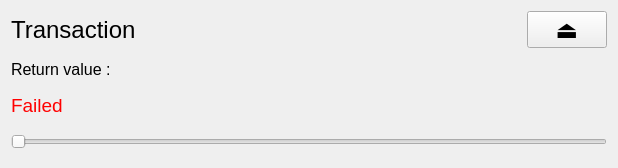
<?xml version="1.0" encoding="UTF-8"?>
<ui version="4.0">
 <class>Transaction</class>
 <widget class="QWidget" name="Transaction">
  <property name="geometry">
   <rect>
    <x>0</x>
    <y>0</y>
    <width>618</width>
    <height>168</height>
   </rect>
  </property>
  <property name="sizePolicy">
   <sizepolicy hsizetype="MinimumExpanding" vsizetype="Fixed">
    <horstretch>0</horstretch>
    <verstretch>0</verstretch>
   </sizepolicy>
  </property>
  <property name="windowTitle">
   <string>Form</string>
  </property>
  <layout class="QVBoxLayout" name="verticalLayout">
   <item>
    <layout class="QHBoxLayout" name="horizontalLayout_title">
     <item>
      <widget class="QLabel" name="label_title">
       <property name="font">
        <font>
         <pointsize>18</pointsize>
        </font>
       </property>
       <property name="text">
        <string>Transaction</string>
       </property>
      </widget>
     </item>
     <item>
      <spacer name="horizontalSpacer_title">
       <property name="orientation">
        <enum>Qt::Horizontal</enum>
       </property>
       <property name="sizeHint" stdset="0">
        <size>
         <width>40</width>
         <height>20</height>
        </size>
       </property>
      </spacer>
     </item>
     <item>
      <widget class="QPushButton" name="pushButton_dock">
       <property name="font">
        <font>
         <pointsize>18</pointsize>
        </font>
       </property>
       <property name="text">
        <string>⏏</string>
       </property>
      </widget>
     </item>
    </layout>
   </item>
   <item>
    <widget class="QLabel" name="label_returnValue">
     <property name="font">
      <font>
       <pointsize>12</pointsize>
      </font>
     </property>
     <property name="text">
      <string>Return value : </string>
     </property>
     <property name="wordWrap">
      <bool>true</bool>
     </property>
    </widget>
   </item>
   <item>
    <widget class="QLabel" name="label_failed">
     <property name="font">
      <font>
       <pointsize>14</pointsize>
      </font>
     </property>
     <property name="styleSheet">
      <string notr="true">color: rgb(255, 0, 0);</string>
     </property>
     <property name="text">
      <string>Failed</string>
     </property>
    </widget>
   </item>
   <item>
    <widget class="QSlider" name="horizontalSlider_step">
     <property name="sizePolicy">
      <sizepolicy hsizetype="Preferred" vsizetype="Preferred">
       <horstretch>0</horstretch>
       <verstretch>0</verstretch>
      </sizepolicy>
     </property>
     <property name="pageStep">
      <number>10</number>
     </property>
     <property name="orientation">
      <enum>Qt::Horizontal</enum>
     </property>
    </widget>
   </item>
  </layout>
 </widget>
 <resources/>
 <connections/>
</ui>
